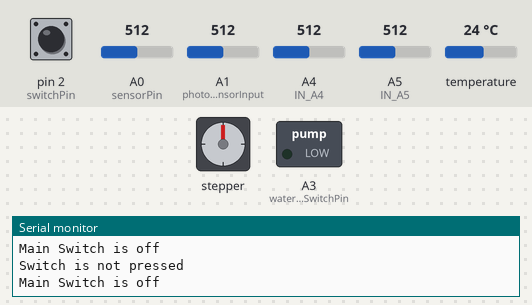
The sketch below on a simulated Arduino Uno, built with avr-gcc and run on an emulated ATmega328P. Shown: stepper motor, switched loads named in the sketch (green lamp = pin HIGH), the last lines printed to the serial monitor. Wiring (inferred from the names in the program): stepper motor driver (200 steps per turn assumed): step pin 10; direction pin 11. The test bench sets the inputs (shaded band); at power-on: pin 2 (switchPin) HIGH, A0 (sensorPin) = 512, A1 (photoSensorInput) = 512, A4 (IN_A4) = 512, A5 (IN_A5) = 512, temperature 24 °C. Pins used as bus, display or sensor lines are not drawn.

Above: at 2.8 s.
2.9 s: pin 2 (switchPin) pulled LOW for 1.2 s
At 5.7 s:
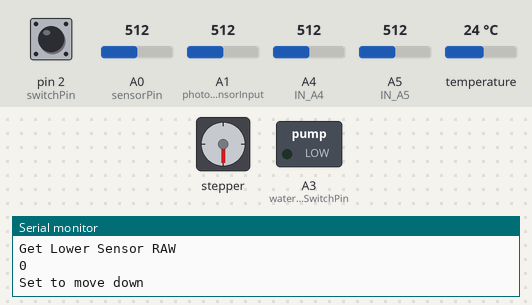
6.4 s: pin 2 (switchPin) pulled LOW for 3.2 s
At 10.6 s:
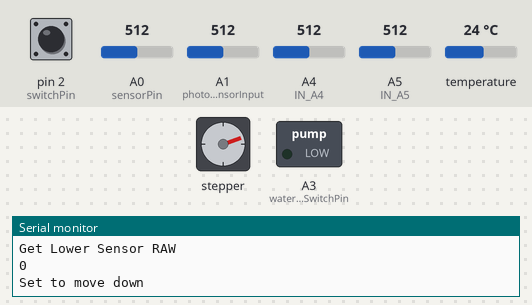
12.8 s: pin 2 (switchPin) pulled LOW for 1.2 s
At 16.4 s:
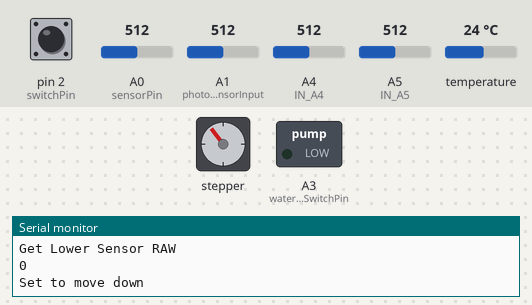
18.1 s: pin 2 (switchPin) pulled LOW for 1.2 s
At 21.6 s:
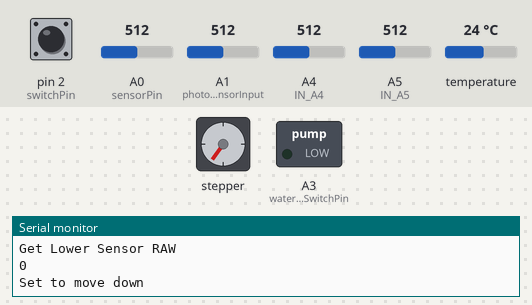
23.4 s: pin 2 (switchPin) pulled LOW for 1.2 s
At 27.1 s:
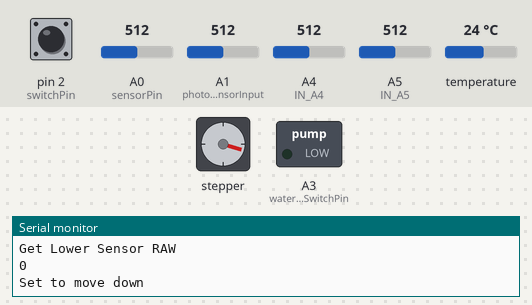
28.7 s: pin 2 (switchPin) pulled LOW for 3.2 s
At 33.9 s:
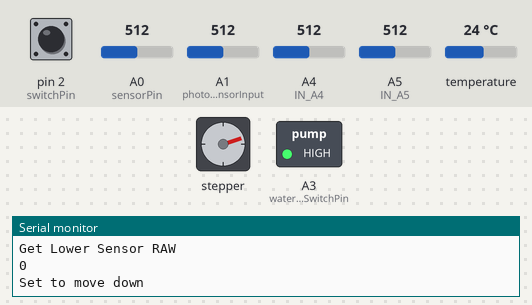
Timing chart, 0 to 35.6 s (numbered marks = the images above; inputs shaded):
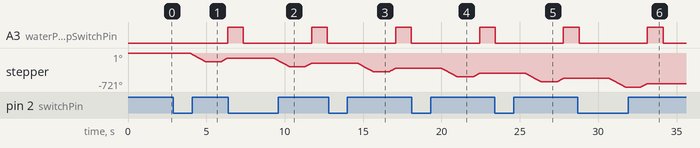

The sketch:

ReadingsValidation.ino
```cpp
# include "PhotoSensor.h"
# include "TempSensorHeaders.h"
# include "WaterPump.h"
# include "WaterLevelSensorHeaders.h"
# include "StepperMotor.h"
# include "PositionSensor.h"
# include "MainSwitch.h"
//#include "Uart_eeprom_settings.h"

void setup() {
  // put your setup code here, to run once:
  Serial.begin(9600);
  initWaterLevelSensor();
  initStepperMotors();
  initWaterPump();
  initMainSwitch();

}

void loop() {
  // put your main code here, to run repeatedly:
  if (MainSwitchState()) {
    Serial.println("************************");
    Serial.println("Main Switch is on");
    Serial.println("Get Photo Sensor");
    Serial.println(getSolarvoltage());
    Serial.println("Get Water Level Sensor - String: ");
    Serial.print(getWaterLevel());
    Serial.print(" / Get Water Level Sensor - Raw: ");
    Serial.println(getWaterLevelRaw());
    Serial.println("Get Temperature Sensor");
    Serial.println(getWaterTemperature());
    Serial.println("Get Upper Sensor RAW");
    Serial.println(getWaterLevelSensorPos(SensorPosition_Upper));
    Serial.println("Get Lower Sensor RAW");
    Serial.println(getWaterLevelSensorPos(SensorPosition_Lower));
    stepperMove(StepDirection_Down, 0.5);
    delay(1000);
    stepperMove(StepDirection_Up, 0.2);
    waterPumpOn(1000);
    waterPumpOff(1000);
  } else {
    Serial.println("Main Switch is off");
    delay(1000);
  }


}
```

MainSwitch.h
```cpp
const int switchPin = 2;

void initMainSwitch() {
    pinMode(switchPin, INPUT_PULLUP);  // Enable internal pull-up resistor
}

bool MainSwitchState() {
    int switchState = digitalRead(switchPin);

    if (switchState == LOW) {
        Serial.println("Switch is pressed");
        return true;
    } else {
        Serial.println("Switch is not pressed");
        return false;
    }

}
```

PhotoSensor.h
```cpp
#define photoSensorInput A1

float getSolarvoltage();
int solarSensorValue;
float voltage;


float getSolarvoltage()
{
  solarSensorValue = analogRead(photoSensorInput);
  voltage = solarSensorValue * (5.0 / 1023.0);
  return voltage;
}
```

PositionSensor.h
```cpp
// PositionSensor.h

#ifndef POSITION_SENSOR_H
#define POSITION_SENSOR_H

#include <Arduino.h>

enum SensorPosition {
  SensorPosition_Upper,
  SensorPosition_Lower,

  SensorPosition_Count
};

const int IN_A4 = A4; // UPPER
const int IN_A5 = A5; // LOWER
const int reach_lower = 200;
const int reach_higher = 500;

void initWaterLevelPositionSensor() {
  pinMode(IN_A5, INPUT);
  pinMode(IN_A4, INPUT);
  //Serial.begin(9600);
}

bool getWaterLevelSensorPos(SensorPosition pos) {
  // return 1 if sensing
  if (pos == SensorPosition_Upper) {
    int WaterLevelSensorPos = analogRead(IN_A4);
    //Serial.println("Readin is for UPPER:");
    //Serial.println(WaterLevelSensorPos);
    return WaterLevelSensorPos < reach_higher;
  } else if (pos == SensorPosition_Lower) {
    int WaterLevelSensorPos = analogRead(IN_A5);
    //Serial.println("Readin is for LOWER:");
    //Serial.println(WaterLevelSensorPos);
    return WaterLevelSensorPos < reach_lower;
  } else {
    // This should never happen actually
    return false;
  }
}

#endif // POSITION_SENSOR_H
```

StepperMotor.h
```cpp
//StepperMotor.h
#include <Stepper.h>

enum StepDirection {
  StepDirection_Down,
  StepDirection_Up,

  StepDirection_Count
};

const int step_pin = 10;
const int dir_pin = 11;
//const int power_pin_stepper = A4;

void stepperMove(StepDirection direction, float revolutions);
void initStepperMotors();


void initStepperMotors() {
  pinMode(step_pin, OUTPUT);
  pinMode(dir_pin, OUTPUT);
  //pinMode(power_pin_stepper, OUTPUT);
  //digitalWrite(power_pin_stepper, LOW);
}

void stepperMove(StepDirection direction, float revolutions) {
  //digitalWrite(power_pin_stepper, HIGH);
  switch(direction) {
    case StepDirection_Down:
      Serial.println("Set to move down");
      digitalWrite(dir_pin, LOW);
      break;
    case StepDirection_Up:
      digitalWrite(dir_pin, HIGH);
      break;
    default:
      break; // Invalid direction, should handle this case more proper like return -1 and caller should handle
  }

  int steps = 200 * revolutions;
  for(int i = 0; i <= steps; i++) {
    digitalWrite(step_pin, HIGH);
    delayMicroseconds(10);
    digitalWrite(step_pin, LOW);
    delay(10);
    //Serial.println("Moved a step");
  }

  //digitalWrite(power_pin_stepper, LOW);
}
```

TempSensorHeaders.h
```cpp
#ifndef TEMPSENSORHEADERS_H
#define TEMPSENSORHEADERS_H

#include <OneWire.h>
#include <DallasTemperature.h>

#define ONE_WIRE_BUS 4

OneWire oneWire(ONE_WIRE_BUS);
DallasTemperature sensors(&oneWire);
double watertemp;

// Function prototypes
void initTempSensor();
float getWaterTemperature();

void initTempSensor() {
  sensors.begin();
}

float getWaterTemperature() {
  sensors.requestTemperatures();
  watertemp = sensors.getTempCByIndex(0);
  Serial.println(watertemp);
  return watertemp;
}

#endif
```

WaterLevelSensorHeaders.h
```cpp
#include <Arduino.h>

#define sensorPower 7
#define sensorPin A0

void setupWaterLevelSensor();
double getWaterLevel();
int readWLSensor();

int val = 0;
int lowerThreshold = 500;
int upperThreshold = 570;

void initWaterLevelSensor() {
    pinMode(sensorPower, OUTPUT);
    digitalWrite(sensorPower, LOW);
}

int readWLSensor() {
    digitalWrite(sensorPower, HIGH);    // Turn the sensor ON
    delay(10);                          // Wait 10 milliseconds
    val = analogRead(sensorPin);        // Read the analog value from sensor
    digitalWrite(sensorPower, LOW);     // Turn the sensor OFF
    return val;                         // Send current reading
}

double getWaterLevel() {
    int level = readWLSensor();

    if (level == 0) {
        Serial.println("Water Level: Empty");
        return 0;
    } else if (level > 0 && level <= lowerThreshold) {
        Serial.println("Water Level: Low");
        return 1;
    } else if (level > lowerThreshold && level <= upperThreshold) {
        Serial.println("Water Level: Medium");
        return 2;
    } else if (level > upperThreshold) {
        Serial.println("Water Level: High");
        return 3;
    }
    return -1; // In case none of the above conditions are met
}

int getWaterLevelRaw() {
    int level = readWLSensor();
    return level;
}
```

WaterPump.h
```cpp
#define waterPumpSwitchPin A3

void initWaterPump();
void waterPumpOn(int duration);
void waterPumpOff(int duration);

void initWaterPump() {
    pinMode(waterPumpSwitchPin, OUTPUT);
}

void waterPumpOn(int duration) {
    if (duration > 1000) {
        return;
    }
    else {
        digitalWrite(A3, HIGH);
        delay(duration);
    }
}

void waterPumpOff(int duration) {
    if (duration > 1000) {
        return;
    }
    else {
        digitalWrite(A3, LOW);
        delay(duration);
    }
}
```

Measured:
- after the input at 2.9 s, A3 (waterPumpSwitchPin): LOW → HIGH after 3.5 s; stepper: turns 181° counter-clockwise in 1.0 s, then 73° clockwise in 0.40 s
- after the input at 6.4 s, stepper: turns 181° counter-clockwise in 1.0 s, then 73° clockwise in 0.40 s
- after the input at 12.8 s, A3 (waterPumpSwitchPin): LOW → HIGH after 4.3 s, → LOW 1.0 s later; stepper: turns 181° counter-clockwise in 1.0 s, then 73° clockwise in 0.40 s
- after the input at 18.1 s, A3 (waterPumpSwitchPin): LOW → HIGH after 4.3 s; stepper: turns 181° counter-clockwise in 1.0 s, then 73° clockwise in 0.40 s
- after the input at 23.4 s, stepper: turns 181° counter-clockwise in 1.0 s, then 73° clockwise in 0.40 s
- after the input at 28.7 s, stepper: turns 181° counter-clockwise in 1.0 s, then 73° clockwise in 0.40 s
